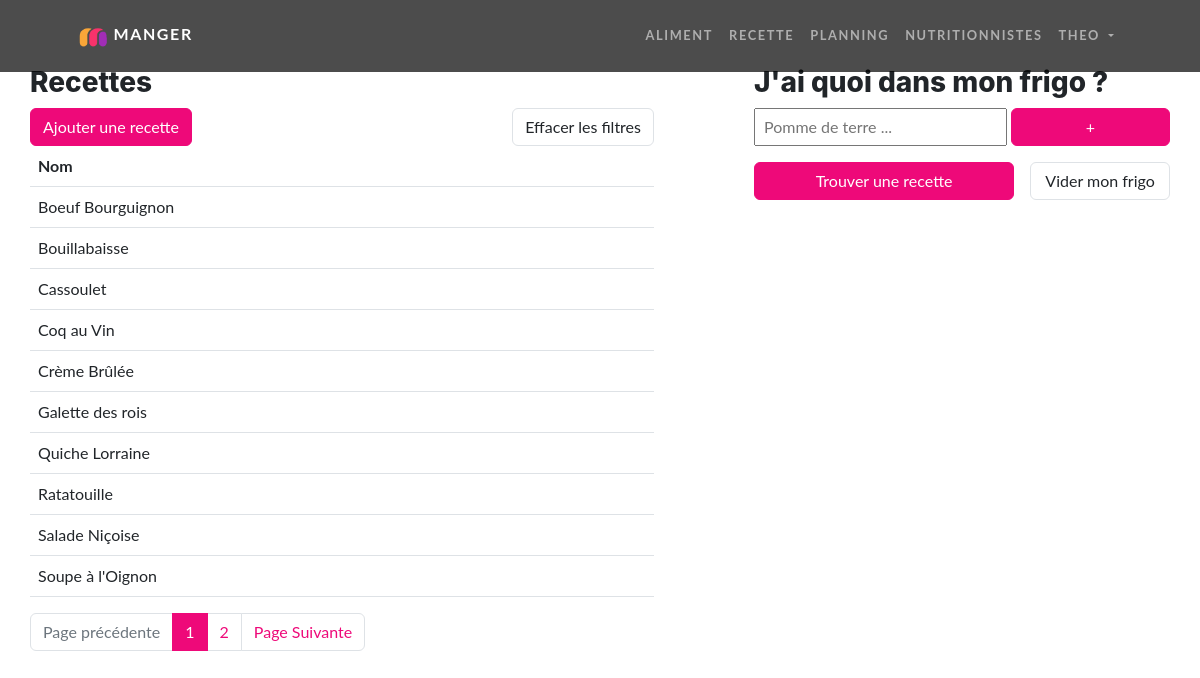
Page /recette (signed in) on the committed database.
### tables this page shows
CREATE TABLE IF NOT EXISTS `recette` (
  `id` varchar(13) NOT NULL,
  `nom` varchar(255) NOT NULL,
  `description` varchar(1000) DEFAULT NULL,
  `id_utilisateur` int NOT NULL,
  PRIMARY KEY (`id`),
  KEY `fk_utilisateur` (`id_utilisateur`)
);

### src/Controllers/Controller.php (called while the page is built, shortened)
<?php
abstract class Controller {
    function render (string $fichier, array $donnees = [], string $template = 'default.php') {
        extract($donnees);
        require_once ROOT . '/Views/' . $fichier;
    }
}

### src/Controllers/RecetteController.php (called while the page is built, shortened)
<?php
class RecetteController extends Controller {
    public function index() {
        $recetteModel = new RecetteModel();
        $recettesParPage = 10;
        if(isset($_GET['page']) && !empty($_GET['page'])) {
            $pageActuelle = (int) $this->secure($_GET['page']);
        }else{
            $pageActuelle = 1;
        }
        if (isset($_POST['aliments']) && is_array($_POST['aliments']) || isset($_COOKIE['r'])) {
            if(isset($_POST['aliments'])) {
                $alimentsFrigo = $_POST['aliments'];
                if($this->valideArrayNumeric($alimentsFrigo)) {
                    $recettes = $recetteModel->findByIdsAliments($alimentsFrigo);
                    setcookie('r', json_encode($recettes), time() + 3600, '/');
                }else{
                    header('Location: ' . WEBROOT . '/');
                    exit;
                }
            }else{
                $recettes = json_decode($_COOKIE['r']);
            }
            $nbRecette = count($recettes);
            $nbPage = ceil($nbRecette / $recettesParPage);
            if($pageActuelle > $nbPage) {
                $pageActuelle = $nbPage;
            }
            $premierItem = $pageActuelle * $recettesParPage - $recettesParPage;
            $recettes = array_slice($recettes, $premierItem, $premierItem + $recettesParPage);
        }else{
            $nbRecette = $recetteModel->countAllRecettes();
            $nbPage = ceil($nbRecette->nbRecette / $recettesParPage);
            $premierItem = $pageActuelle * $recettesParPage - $recettesParPage;
            $recettes = $recetteModel->findByLimits($premierItem, $recettesParPage);
        }
        $formAliments = new Form;
        $formAliments->ajoutInput('search', 'aliment', ['id' => 'monAliment', 'placeholder' => 'Pomme de terre ...' ,'autocomplete' => 'off', 'class' => 'ps-2', 'style' => 'width: 340px;'])
            ->ajoutBouton('+', ['id' => 'boutonAddFrigo', 'class' => 'btn btn-primary w-50']);
        $boutonTrouverRecettes = new Form;
        $boutonTrouverRecettes->debutForm('post', '#', ['id' => 'formFindRecette', 'class' => 'w-100'])
            ->ajoutBouton('Trouver une recette', ['id' => 'findRecette', 'type' => 'sumbit', 'class' => 'btn btn-primary w-100'])
            ->finForm();
        $btnEffacerFiltres = new Form;
        $btnEffacerFiltres->debutForm()
            ->ajoutInput('hidden', 'effacerFiltre')
            ->ajoutBouton('Effacer les filtres', ['type' => 'submit', 'class' => 'btn border'])
            ->finForm();
        $this->render('recette/index.php', [
            'recettes' => $recettes,
            'formAliments' => $formAliments->create(),
            'boutonTrouverRecettes' => $boutonTrouverRecettes->create(),
            'premierItem' => $premierItem,
            'pageActuelle' => $pageActuelle,
            'nbPage' => $nbPage,
            'btnEffacerFiltres' => $btnEffacerFiltres->create(),
        ]);
    }
}

### index.php (called while the page is built, shortened)
<?php
$app = new Main();
$app->start();

### src/Models/RecetteModel.php (called while the page is built, shortened)
<?php
class RecetteModel extends Model {
    public function __construct() {
        $this->table = 'recette';
    }
    public function countAllRecettes() {
        return $this->executeQuery('SELECT count(recette.id) AS nbRecette FROM ' . $this->table . ' WHERE id_utilisateur = -1 OR id_utilisateur = ' . $_SESSION['utilisateur']['id'])->fetch();
    }
    public function findByLimits(int $premierItem, int $nbItem) {
        $query = $this->executeQuery('SELECT * FROM ' . $this->table . ' WHERE id_utilisateur = -1 OR id_utilisateur = ' . $_SESSION['utilisateur']['id'] . ' ORDER BY nom LIMIT ' . $premierItem . ', ' . $nbItem);
        return $query->fetchAll();
    }
}

### src/Core/Database.php (called while the page is built, shortened)
<?php
class Database extends PDO {
    private static $instance;
    private function __construct() {
        $_dsn = 'mysql:dbname=' .  $_ENV['DBNAME'] .  ';host=' . $_ENV['DBHOST'];
    }
    public static function getInstance():self {
        if(self::$instance === null) {
            self::$instance = new self();
        }
        return self::$instance;
    }
}

### src/Models/Model.php (called while the page is built, shortened)
<?php
class Model extends Database {
    public function executeQuery(string $sql, array $attributs = null){
        $this->db = Database::getInstance();
        if($attributs !== null) {
            $query = $this->db->prepare($sql);
            $query->execute($attributs);
            return $query;
        }else{
            return $this->db->query($sql);
        }
    }
}

### Views/recette/index.php (the view, shortened to what this page needs)
<head>
    <link href="/public/css/recettes.css" rel="stylesheet">
</head>
<main>
    <div class="recettes-list">
        <section class="col-12">
            <h3>Recettes</h3>
            <div class="d-flex justify-content-between">
                <a href="recette/ajoutermodifier" class="btn btn-primary text-decoration-none">Ajouter une recette</a>
                <?= $btnEffacerFiltres ?>
            </div>
            <table class="table">
                <thead>
                    <th>Nom</th>
                    <th></th>
                    <th></th>
                </thead>
                <tbody>
                    <?php foreach ($recettes as $recette) : ?>
                        <tr class="ligne-recette" onclick="window.location='recette/lire/<?= $recette->id ?>'">
                            <td><?= $recette->nom ?></td>
                            <td>
                            </td>
                            <td>
                            </td>
                        </tr>
                    <?php endforeach ?>
                </tbody>
            </table>
            <nav>
                <ul class="pagination">
                    <li class="page-item <?= ($pageActuelle == 1) ? "disabled" : "" ?>">
                        <a href="?page=<?= $pageActuelle - 1 ?>" class="page-link">Page précédente</a>
                    </li>
                    <?php for ($page = 1; $page <= $nbPage; $page++) : ?>
                        <li class="page-item <?= ($pageActuelle == $page) ? "active" : "" ?>">
                            <a href="?page=<?= $page ?>" class="page-link"><?= $page ?></a>
                        </li>
                    <?php endfor ?>
                    <li class="page-item">
                        <a href="?page=<?= $pageActuelle + 1 ?>" class="page-link <?= ($pageActuelle == $nbPage) ? "disabled" : "" ?>">Page Suivante</a>
                    </li>
                </ul>
            </nav>
        </section>
    </div>
    <div class="frigo">
        <h3>J'ai quoi dans mon frigo ?</h3>
        <div class="d-flex gap-1"><?= $formAliments ?></div>
        <div class="d-flex mt-3 mb-3 gap-3">
            <?= $boutonTrouverRecettes ?>
            <button id="viderFrigo" type="" class="btn border w-50">Vider mon frigo</button>
        </div>
    </div>
</main>

### public/css/recettes.css (style rules this page uses)
main { display: flex; padding: 0 30px; }
.recettes-list { width: 60%; }
.ligne-recette { cursor: pointer; }
.frigo { width: 40%; margin-left: 100px; }

### rows in the picture
recette: nom "Boeuf Bourguignon"
recette: nom "Bouillabaisse"
recette: nom "Cassoulet"
recette: nom "Coq au Vin"
recette: nom "Crème Brûlée"
recette: nom "Galette des rois"
recette: nom "Quiche Lorraine"
recette: nom "Ratatouille"
recette: nom "Salade Niçoise"
recette: nom "Soupe à l'Oignon"

### other values in the picture
$_SESSION['utilisateur']['nom_utilisateur'] "THEO"
$texte "Effacer les filtres + Trouver une recette"
